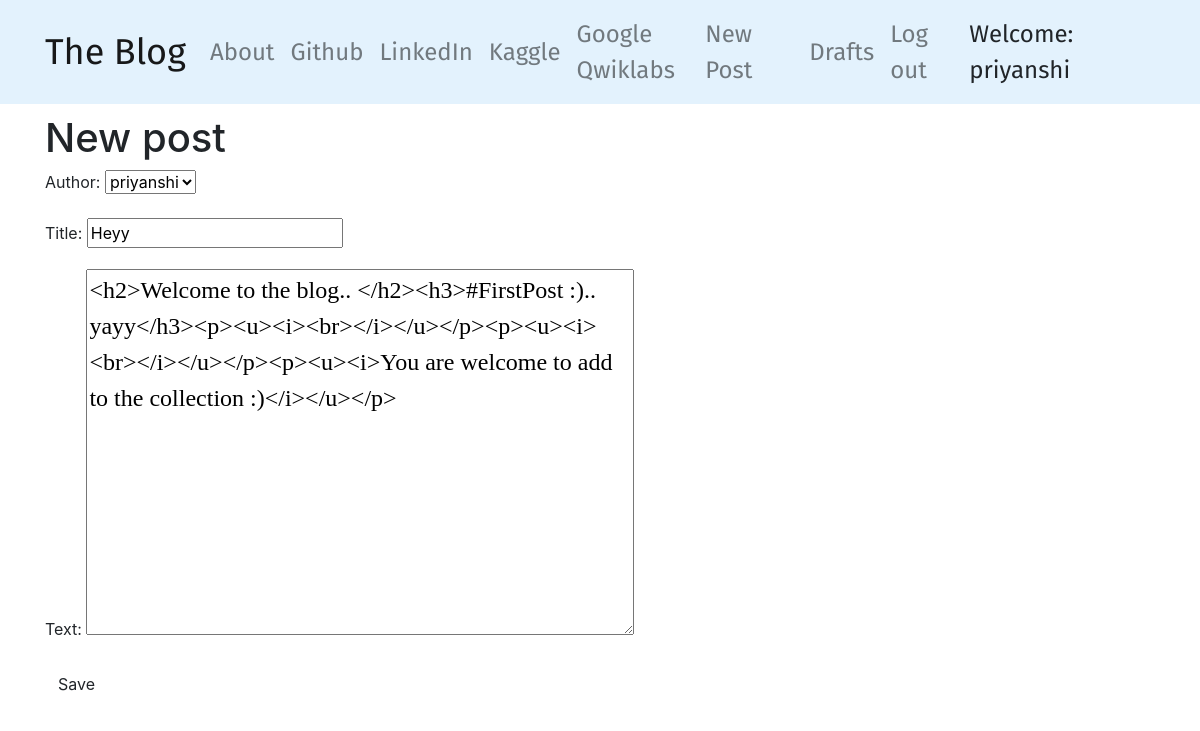
Screenshot of /post/3/edit/ (signed in) with the database file from the repository.
### blog/models.py (models this page shows, shortened)
class Post(models.Model):
    author = models.ForeignKey('auth.User',on_delete=models.CASCADE)
    title = models.CharField(max_length=200)
    text = models.TextField()
    create_date = models.DateTimeField(default=timezone.now)
    published_date = models.DateTimeField(blank=True,null=True)

### blog/views.py (the view)
# urls.py: path('post/<int:pk>/edit/', views.PostUpdateView.as_view(), name='post_edit'),
class PostUpdateView(LoginRequiredMixin, UpdateView):
    login_url = '/login/'
    redirect_field_name = 'blog/post_detail.html'
    form_class = PostForm
    model = Post

### blog/forms.py
class PostForm(forms.ModelForm):
    class Meta():
        model = Post
        fields = ('author','title','text')
        widgets = {
            'title':forms.TextInput(attrs={'class':'textinputclass'}),
            'text': forms.Textarea(attrs={'class': 'editable medium-editor-textarea postcontent'}),
        }

### blog/templates/blog/post_form.html (shortened to what this page needs)
{% extends 'blog/base.html' %}
{% block content %}
<h1>New post</h1>
<form method="POST" class="post-form">
{{form.as_p}}
<button type="submit" class="save btn btn-default">Save</button>
</form>
{% endblock %}

### blog/templates/blog/base.html (shortened to what this page needs)
<!DOCTYPE html>
{% load static %}
<html>
    <head>
        <link rel="stylesheet" href="https://stackpath.bootstrapcdn.com/bootstrap/4.4.1/css/bootstrap.min.css">
        <link rel="stylesheet" href="//cdn.jsdelivr.net/npm/medium-editor@latest/dist/css/medium-editor.min.css" type="text/css" media="screen" charset="utf-8">
        <link rel='stylesheet' href="{%static 'css/blog.css'%}">
    </head>
    <body>
        <nav class="navbar navbar-expand-lg navbar-light proffont" style="background-color: #e3f2fd;">
            <div class="container">
                <div class="navbar-nav align-items-center">
                <a class= "navbar-brand  bigbrand" href="{%url 'post_list' %}">The Blog</a>
                <a class="nav-item nav-link " href="{% url 'about' %}">About</a>
                <a class="nav-item nav-link " href="https://www.github.com/priyanshisharma">Github</a>
                <a class="nav-item nav-link " href="https://www.linkedin.com/in/priyanshi-sharma-181b6b85">LinkedIn</a>
                <a class="nav-item nav-link " href="https://www.kaggle.com/priyanshi417">Kaggle</a>
                <a class="nav-item nav-link " href="https://google.qwiklabs.com/public_profiles/d9111fa9-0706-466a-8a5e-631f3e8071a6">Google Qwiklabs</a>
                </div>
                <div class="navbar-nav align-items-center ml-auto">
                    {% if user.is_authenticated %}
                      <a class="nav-item nav-link " href="{% url 'post_new' %}">New Post</a>
                      <a class="nav-item nav-link " href="{% url 'post_draft_list' %}">Drafts</a>
                      <a class="nav-item nav-link " href="{% url 'logout' %}">Log out</a>
                      <a >Welcome: {{ user.username }}</a>
                    {% else %}
                      <a class="nav-item nav-link " href="{% url 'login' %}" aria-label="Login">
                        <span class="fa fa-user" aria-hidden="true"></span>LOGIN</a>
                    {% endif %}
                  </div>
            </div>
        </nav>
        <div class="content container">
            <div class="row">
                <div class="col-md-8">
                  <div class="blog_posts">
                    {% block content %}
                    {% endblock %}
                  </div>
                </div>
            </div>
        </div>
    </body>
</html>

### blog/static/css/blog.css (style rules this page uses)
.proffont { font-family: 'Fira Sans', sans-serif; font-size: 1.5em; margin-bottom: 10px; }
.bigbrand { font-size: 1.5em; }
.postcontent { font-family: 'Playfair Display', serif; font-size: 1.5em; }

### rows the page displays
Post: author "priyanshi", title "Heyy", text "<h2>Welcome to the blog.. </h2><h3>#FirstPost :).. yayy</h3><p><u><i><br></i></u></p><p><u><i><br></i></u></p><p><u><i>You are welcome to add to the collection :)</i></u></p>"

### other values shown
{{ user.username }} "priyanshi"
